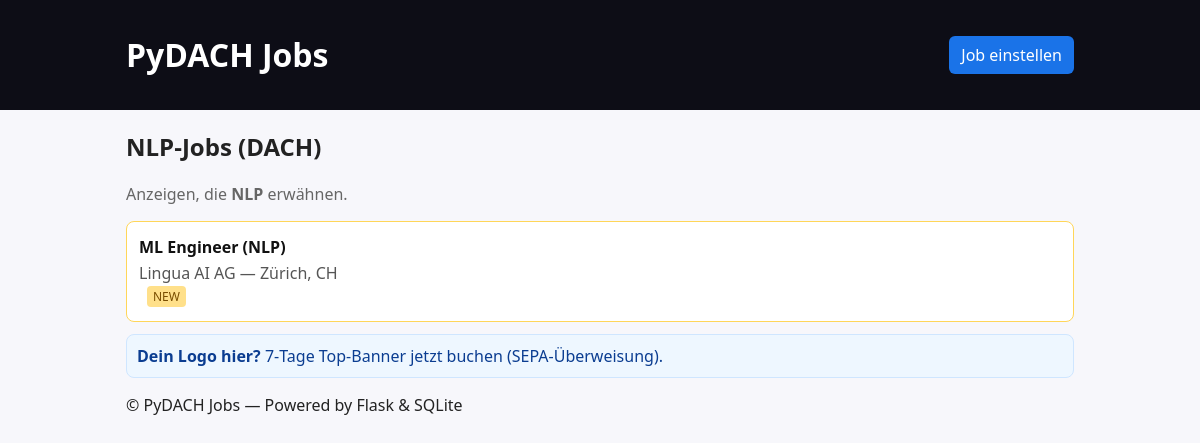
Page /s/nlp on the committed database.
### tables this page shows
CREATE TABLE jobs (
            id INTEGER PRIMARY KEY AUTOINCREMENT,
            title TEXT NOT NULL,
            company TEXT NOT NULL,
            location TEXT,
            email TEXT,
            logo_url TEXT,
            description TEXT NOT NULL,
            created_at TIMESTAMP DEFAULT CURRENT_TIMESTAMP,
            is_featured INTEGER DEFAULT 0,
            grace_expires_at TIMESTAMP,
            status TEXT DEFAULT 'published'
        );

### app/app.py (the view)
@app.get("/s/<skill_slug>")
def skill_page(skill_slug: str):
    jobs = collect_jobs()
    sel = []
    for j in jobs:
        txt = f"{j['title']} {j.get('description','')}"
        if skill_slug in job_skills(txt):
            sel.append(j)
    sel.sort(key=lambda j: (not featured_or_grace(j), j["created_at"]))
    label = SKILL_LABEL.get(skill_slug, skill_slug.title())
    return render_template("landing_skill.html",
                           jobs=sel,
                           skill_label=label,
                           meta_title=f"{label}-Jobs (DACH) | {SITE_NAME}",
                           meta_desc=f"Python‑Jobs mit {label} im DACH‑Raum.")

### app/app.py (called while the page is built)
def now():
    return datetime.utcnow()

def active_sponsor():
    with db() as conn:
        cur = conn.cursor()
        cur.execute("""
            SELECT * FROM sponsors
            WHERE status='paid'
              AND (starts_at IS NULL OR datetime(starts_at) <= datetime('now'))
              AND (ends_at IS NULL OR datetime(ends_at) >= datetime('now'))
            ORDER BY created_at DESC LIMIT 1
        """)
        return cur.fetchone()

@app.context_processor
def inject_globals():
    return dict(SITE_NAME=SITE_NAME, price_eur=PRICE_EUR, current_sponsor=active_sponsor())

@app.before_request
def housekeeping():
    with db() as conn:
        cur = conn.cursor()
        cur.execute("""
            UPDATE jobs
            SET grace_expires_at = NULL
            WHERE grace_expires_at IS NOT NULL
              AND datetime(grace_expires_at) <= datetime('now')
        """)
        cur.execute(f"""
            UPDATE jobs
            SET is_featured = 0
            WHERE is_featured = 1
              AND NOT EXISTS (
                SELECT 1 FROM orders o
                WHERE o.job_id = jobs.id
                  AND o.status = 'paid'
                  AND o.paid_at > datetime('now', '-{FEATURE_DAYS} days')
              )
        """)

def collect_jobs():
    with db() as conn:
        cur = conn.cursor()
        cur.execute("SELECT * FROM jobs WHERE status='published' ORDER BY created_at DESC")
        return cur.fetchall()

def job_skills(text: str):
    text = (text or "").lower()
    hits = set()
    for slug, alts in SKILLS.items():
        if any(a in text for a in alts):
            hits.add(slug)
    return hits

def featured_or_grace(job) -> bool:
    gf = False
    grace = job.get("grace_expires_at")
    if grace:
        try:
            gf = now() < datetime.fromisoformat(grace)
        except Exception:
            pass
    return job.get("is_featured", 0) == 1 or gf

### app/db.py (called while the page is built)
def dict_factory(cursor, row):
    d = {}
    for idx, col in enumerate(cursor.description):
        d[col[0]] = row[idx]
    return d

def get_connection():
    conn = sqlite3.connect(DB_PATH)
    conn.row_factory = dict_factory
    return conn

@contextmanager
def db() -> Iterable[sqlite3.Connection]:
    conn = get_connection()
    try:
        yield conn
        conn.commit()
    except Exception:
        conn.rollback()
        raise
    finally:
        conn.close()

### app/templates/landing_skill.html
{% extends "base.html" %}
{% block content %}
<h2>{{ skill_label }}‑Jobs (DACH)</h2>
<p class="muted">Anzeigen, die <strong>{{ skill_label }}</strong> erwähnen.</p>
<ul class="jobs">
  {% for j in jobs %}
    <li class="job {% if j.is_featured or j.grace_expires_at %}featured{% endif %}">
      <div class="meta">
        <div class="title"><a href="{{ url_for('job_detail', job_id=j.id) }}">{{ j.title }}</a></div>
        <div class="sub">{{ j.company }} — {{ j.location or "DACH/Remote" }}</div>
        {% if j.is_featured %}<span class="badge">FEATURED</span>{% elif j.grace_expires_at %}<span class="badge">NEW</span>{% endif %}
      </div>
    </li>
  {% else %}
    <li>Derzeit keine passenden Anzeigen — <a href="{{ url_for('post_job') }}">jetzt Job einstellen</a>.</li>
  {% endfor %}
</ul>
{% endblock %}

### app/static/style.css (style rules this page uses)
* { box-sizing:border-box }
body { font-family:system-ui,-apple-system,Segoe UI,Roboto,Ubuntu,Arial,sans-serif;margin:0;background:#f7f7fb;color:#222 }
ul.jobs { list-style:none;padding:0;margin:0 }
.job { background:#fff;border:1px solid #e8e8ef;border-radius:8px;padding:14px 12px;margin:10px 0;display:flex;align-items:center;justify-content:space-between }
.job .title a { font-weight:600;color:#111;text-decoration:none }
.job .sub { color:#555;margin-top:4px }
.badge { display:inline-block;background:#ffe08a;color:#7a4d00;border-radius:4px;padding:2px 6px;font-size:12px;margin-left:8px }
.featured { border-color:#ffd659 }
.muted { color:#666 }

### rows in the picture
jobs: title "ML Engineer (NLP)", company "Lingua AI AG", location "Zürich, CH", is_featured "NEW"

### other values in the picture
{{ SITE_NAME }} "PyDACH Jobs"
{{ skill_label }} "NLP"
